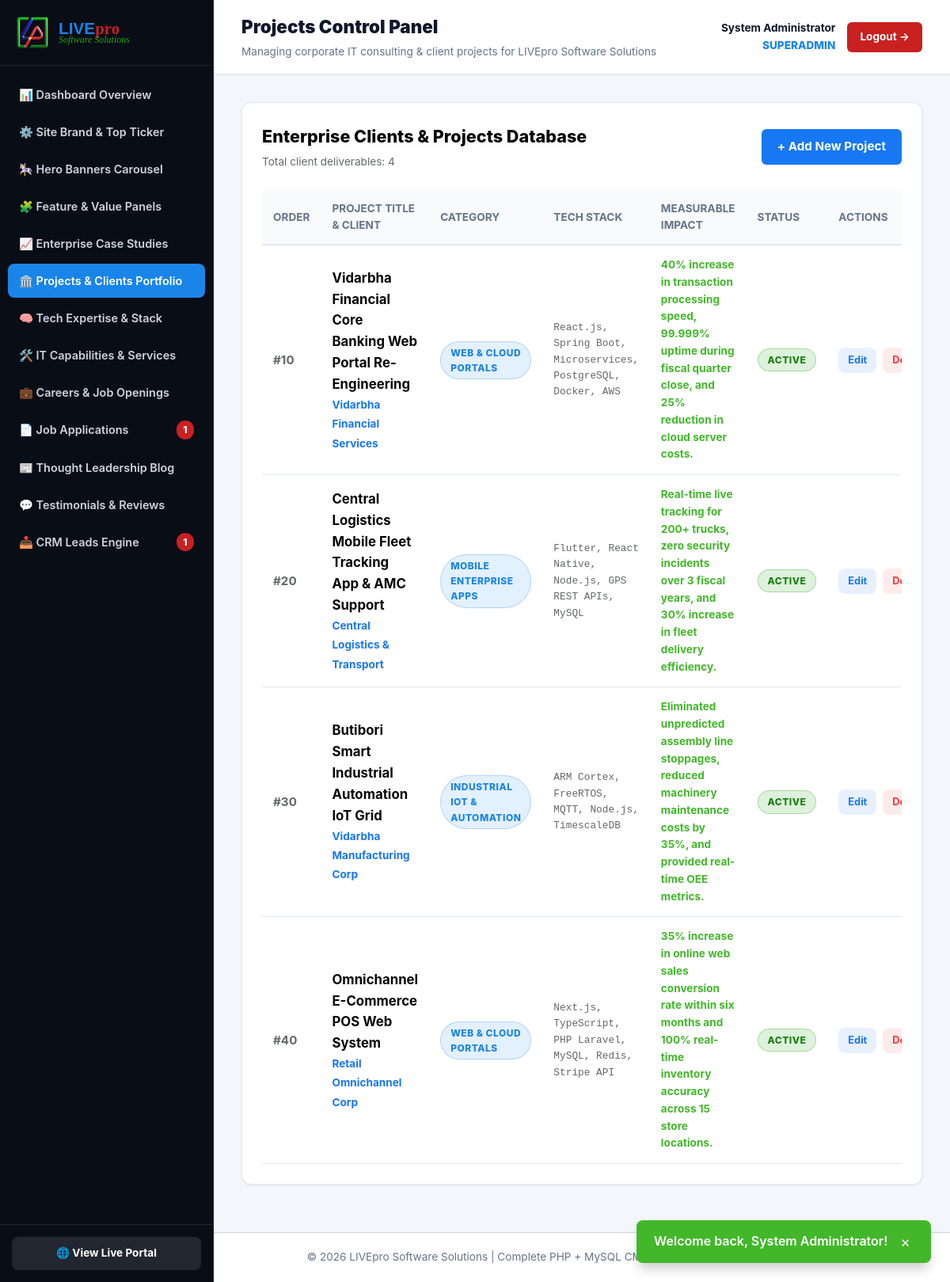
The app's page /admin/projects.php (signed in) with its own data.
### tables this page shows
CREATE TABLE `projects_portfolio` (
  `id` INT(11) UNSIGNED NOT NULL AUTO_INCREMENT,
  `title` VARCHAR(200) NOT NULL,
  `client_name` VARCHAR(150) NOT NULL,
  `category` VARCHAR(100) NOT NULL DEFAULT 'Web & Cloud Portals',
  `industry` VARCHAR(100) NOT NULL,
  `tech_stack` VARCHAR(200) NOT NULL,
  `challenge` TEXT NOT NULL,
  `solution` TEXT NOT NULL,
  `results` TEXT NOT NULL,
  `featured` TINYINT(1) DEFAULT 1,
  `status` ENUM('active', 'draft') DEFAULT 'active',
  `display_order` INT(11) DEFAULT 0,
  `created_at` TIMESTAMP DEFAULT CURRENT_TIMESTAMP,
  PRIMARY KEY (`id`)
);

### admin/projects.php (the view, shortened to what this page needs)
<?php
require_once __DIR__ . '/../includes/functions.php';
$action = $_GET['action'] ?? 'list';
$id = intval($_GET['id'] ?? 0);
require_once __DIR__ . '/includes/header.php';
if ($action === 'new' || $action === 'edit'):
    $prj = ['title' => '', 'client_name' => 'Vidarbha Financial Services', 'category' => 'Enterprise IT', 'industry' => 'Banking & Finance', 'tech_stack' => 'Spring Boot, Microservices, React, Docker, AWS', 'challenge' => '', 'solution' => '', 'results' => '', 'featured' => 1, 'status' => 'active', 'display_order' => 10];
    if ($action === 'edit' && $id > 0) {
        $prj = get_project_by_id($id);
        if (!$prj) {
            flash_message("Project not found.", "error");
            header("Location: projects.php");
            exit;
        }
    }
?>
    <div class="admin-card" style="max-width: 850px; margin: 0 auto;">
      <div style="display: flex; justify-content: space-between; align-items: center; margin-bottom: 25px; border-bottom: 1px solid #dddfe2; padding-bottom: 15px;">
        <h3 style="font-size: 1.4rem; font-weight: 800; margin: 0; color: #050505;">
          <?= $action === 'edit' ? '✏️ Edit Project Showcase' : '➕ Add Client Project Showcase'; ?>
        </h3>
        <a href="projects.php" class="btn" style="background: #f0f2f5; color: #65676b; text-decoration: none; font-size: 0.85rem;">&larr; Back to Portfolio</a>
      </div>
      <form method="POST" action="projects.php?<?= $action === 'edit' ? "action=edit&id={$id}" : "action=new"; ?>">
        <div style="margin-bottom: 20px;">
          <label style="display: block; font-size: 0.85rem; font-weight: 700; margin-bottom: 6px; color: #050505;">Project Headline Title *</label>
          <input type="text" name="title" value="<?= htmlspecialchars($prj['title']); ?>" placeholder="e.g. Vidarbha Financial Core Banking API Re-Engineering" required style="width: 100%; padding: 12px 14px; border: 1px solid #dddfe2; border-radius: 6px; font-size: 0.95rem; font-weight: 700;">
        </div>
        <div style="display: grid; grid-template-columns: repeat(3, 1fr); gap: 15px; margin-bottom: 20px;">
          <div>
            <label style="display: block; font-size: 0.85rem; font-weight: 700; margin-bottom: 6px; color: #050505;">Client Name *</label>
            <input type="text" name="client_name" value="<?= htmlspecialchars($prj['client_name']); ?>" placeholder="e.g. Vidarbha Financial Services" required style="width: 100%; padding: 12px 14px; border: 1px solid #dddfe2; border-radius: 6px; font-size: 0.95rem;">
          </div>
          <div>
            <label style="display: block; font-size: 0.85rem; font-weight: 700; margin-bottom: 6px; color: #050505;">Category Tab *</label>
            <select name="category" style="width: 100%; padding: 12px 14px; border: 1px solid #dddfe2; border-radius: 6px; font-size: 0.95rem; background: white;">
              <option value="Enterprise IT" <?= $prj['category'] === 'Enterprise IT' ? 'selected' : ''; ?>>Enterprise IT</option>
              <option value="Industrial IoT" <?= $prj['category'] === 'Industrial IoT' ? 'selected' : ''; ?>>Industrial IoT</option>
              <option value="Cloud & AMC" <?= $prj['category'] === 'Cloud & AMC' ? 'selected' : ''; ?>>Cloud &amp; AMC</option>
              <option value="Campus Incubator" <?= $prj['category'] === 'Campus Incubator' ? 'selected' : ''; ?>>Campus Incubator</option>
            </select>
          </div>
          <div>
            <label style="display: block; font-size: 0.85rem; font-weight: 700; margin-bottom: 6px; color: #050505;">Industry Domain *</label>
            <input type="text" name="industry" value="<?= htmlspecialchars($prj['industry']); ?>" placeholder="e.g. Banking & Finance" required style="width: 100%; padding: 12px 14px; border: 1px solid #dddfe2; border-radius: 6px; font-size: 0.95rem;">
          </div>
        </div>
        <div style="margin-bottom: 20px;">
          <label style="display: block; font-size: 0.85rem; font-weight: 700; margin-bottom: 6px; color: #050505;">Tech Stack Tags (Comma separated) *</label>
          <input type="text" name="tech_stack" value="<?= htmlspecialchars($prj['tech_stack']); ?>" placeholder="e.g. Spring Boot, Microservices, PostgreSQL, Docker, AWS" required style="width: 100%; padding: 12px 14px; border: 1px solid #dddfe2; border-radius: 6px; font-size: 0.95rem; font-family: monospace;">
        </div>
        <div style="margin-bottom: 20px;">
          <label style="display: block; font-size: 0.85rem; font-weight: 700; margin-bottom: 6px; color: #050505;">The Challenge / Client Problem *</label>
          <textarea name="challenge" rows="3" required style="width: 100%; padding: 12px 14px; border: 1px solid #dddfe2; border-radius: 6px; font-size: 0.95rem;"><?= htmlspecialchars($prj['challenge']); ?></textarea>
        </div>
        <div style="margin-bottom: 20px;">
          <label style="display: block; font-size: 0.85rem; font-weight: 700; margin-bottom: 6px; color: #050505;">Our Engineering Solution *</label>
          <textarea name="solution" rows="4" required style="width: 100%; padding: 12px 14px; border: 1px solid #dddfe2; border-radius: 6px; font-size: 0.95rem;"><?= htmlspecialchars($prj['solution']); ?></textarea>
        </div>
        <div style="margin-bottom: 25px;">
          <label style="display: block; font-size: 0.85rem; font-weight: 700; margin-bottom: 6px; color: #050505;">Measurable Enterprise Impact / Results *</label>
          <textarea name="results" rows="3" required style="width: 100%; padding: 12px 14px; border: 1px solid #dddfe2; border-radius: 6px; font-size: 0.95rem; font-weight: 700; color: #42b72a;"><?= htmlspecialchars($prj['results']); ?></textarea>
        </div>
        <div style="display: grid; grid-template-columns: repeat(3, 1fr); gap: 20px; margin-bottom: 30px; align-items: center;">
          <div>
            <label style="display: block; font-size: 0.85rem; font-weight: 700; margin-bottom: 6px; color: #050505;">Status</label>
            <select name="status" style="width: 100%; padding: 12px 14px; border: 1px solid #dddfe2; border-radius: 6px; font-size: 0.95rem; background: white;">
              <option value="active" <?= $prj['status'] === 'active' ? 'selected' : ''; ?>>Active (Published)</option>
              <option value="draft" <?= $prj['status'] === 'draft' ? 'selected' : ''; ?>>Draft (Hidden)</option>
            </select>
          </div>
          <div>
            <label style="display: block; font-size: 0.85rem; font-weight: 700; margin-bottom: 6px; color: #050505;">Display Order</label>
            <input type="number" name="display_order" value="<?= intval($prj['display_order']); ?>" style="width: 100%; padding: 12px 14px; border: 1px solid #dddfe2; border-radius: 6px; font-size: 0.95rem;">
          </div>
          <div style="padding-top: 15px;">
            <label style="display: flex; align-items: center; gap: 8px; font-weight: 700; color: #050505; cursor: pointer;">
              <input type="checkbox" name="featured" value="1" <?= $prj['featured'] == 1 ? 'checked' : ''; ?> style="width: 18px; height: 18px;">
              Featured Showcase Project
            </label>
          </div>
        </div>
        <div style="display: flex; justify-content: flex-end; gap: 15px;">
          <a href="projects.php" class="btn" style="background: #f0f2f5; color: #65676b; text-decoration: none;">Cancel</a>
          <button type="submit" class="btn" style="background: #1877f2; color: white; padding: 12px 30px; border: none; border-radius: 6px; font-weight: 700; cursor: pointer;">
            💾 Save Project Showcase
          </button>
        </div>
      </form>
    </div>
<?php else:
    $projects = get_projects('all');
?>
    <div class="admin-card">
      <div style="display: flex; justify-content: space-between; align-items: center; margin-bottom: 25px;">
        <div>
          <h3 style="font-size: 1.35rem; font-weight: 800; margin: 0; color: #050505;">Enterprise Clients &amp; Projects Database</h3>
          <p style="color: #65676b; font-size: 0.85rem; margin: 4px 0 0 0;">Total client deliverables: <?= count($projects); ?></p>
        </div>
        <a href="projects.php?action=new" class="btn" style="background: #1877f2; color: white; text-decoration: none; padding: 10px 20px; border-radius: 6px; font-weight: 700;">+ Add New Project</a>
      </div>
      <div style="overflow-x: auto;">
        <table class="admin-table">
          <thead>
            <tr>
              <th>Order</th>
              <th>Project Title &amp; Client</th>
              <th>Category</th>
              <th>Tech Stack</th>
              <th>Measurable Impact</th>
              <th>Status</th>
              <th>Actions</th>
            </tr>
          </thead>
          <tbody>
            <?php if (empty($projects)): ?>
              <tr><td colspan="7" style="text-align: center; padding: 30px; color: #65676b;">No project showcases found. Click Add New Project above.</td></tr>
            <?php else: ?>
              <?php foreach ($projects as $prj): ?>
                <tr>
                  <td style="color: #65676b; font-weight: 700;">#<?= intval($prj['display_order']); ?></td>
                  <td>
                    <strong style="color: #050505; font-size: 1.05rem;"><?= htmlspecialchars($prj['title']); ?></strong><br>
                    <span style="font-size: 0.85rem; color: #1877f2; font-weight: 700;"><?= htmlspecialchars($prj['client_name']); ?></span>
                  </td>
                  <td><span class="badge badge-primary"><?= htmlspecialchars($prj['category']); ?></span></td>
                  <td style="max-width: 200px; font-size: 0.8rem; color: #65676b; font-family: monospace;"><?= htmlspecialchars($prj['tech_stack']); ?></td>
                  <td style="max-width: 220px; font-size: 0.85rem; font-weight: 700; color: #42b72a;"><?= htmlspecialchars($prj['results']); ?></td>
                  <td>
                    <span class="badge <?= $prj['status'] === 'active' ? 'badge-accent' : 'badge-warning'; ?>">
                      <?= strtoupper(htmlspecialchars($prj['status'])); ?>
                    </span>
                  </td>
                  <td>
                    <div style="display: flex; gap: 8px;">
                      <a href="projects.php?action=edit&id=<?= $prj['id']; ?>" class="btn" style="background: #e8f0fe; color: #1877f2; padding: 6px 12px; font-size: 0.8rem; text-decoration: none;">Edit</a>
                      <a href="projects.php?action=delete&id=<?= $prj['id']; ?>" onclick="return confirm('Delete this project permanently?')" class="btn" style="background: #ffebe9; color: #fa383e; padding: 6px 12px; font-size: 0.8rem; text-decoration: none;">Delete</a>
                    </div>
                  </td>
                </tr>
              <?php endforeach; ?>
            <?php endif; ?>
          </tbody>
        </table>
      </div>
    </div>
<?php endif; ?>
<?php require_once __DIR__ . '/includes/footer.php'; ?>

### assets/css/style.css (style rules this page uses)
:root { --primary: #1a85e8; --primary-hover: #1060b0; --accent: #22a316; --accent-hover: #198010; --danger: #c92020; --danger-hover: #9e1717; --warning: #f2c10d; --bg-main: #090d16; --bg-surface: #ffffff; --bg-card: #ffffff; --bg-light: #f3f6fa; --text-main: #0f172a; --text-muted: #64748b; --text-light: #ffffff; --text-light-muted: #cbd5e1; --border-color: #e2e8f0; --border: #e2e8f0; --border-dark: #334155; --shadow-sm: 0 1px 3px rgba(0, 0, 0, 0.08); --shadow-md: 0 4px 6px -1px rgba(26, 133, 232, 0.1), 0 2px 4px -1px rgba(0, 0, 0, 0.06); --shadow-lg: 0 12px 28px 0 rgba(15, 23, 42, 0.15), 0 2px 4px 0 rgba(0, 0, 0, 0.08); --shadow-xl: 0 20px 40px rgba(15, 23, 42, 0.25); --radius: 12px; --radius-sm: 8px; --transition: all 0.25s cubic-bezier(0.4, 0, 0.2, 1); }
* { box-sizing: border-box; margin: 0; padding: 0; }
body { font-family: -apple-system, BlinkMacSystemFont, "Segoe UI", Roboto, Helvetica, Arial, sans-serif; color: var(--text-main); background-color: var(--bg-light); line-height: 1.6; overflow-x: hidden; }
a { color: inherit; text-decoration: none; cursor: pointer; }
.btn { display: inline-flex; align-items: center; justify-content: center; gap: 8px; padding: 12px 24px; border-radius: var(--radius-sm); font-weight: 700; cursor: pointer; border: none; transition: var(--transition); font-size: 0.95rem; text-decoration: none; }
.badge { display: inline-block; padding: 4px 12px; border-radius: 9999px; font-size: 0.75rem; font-weight: 800; text-transform: uppercase; letter-spacing: 0.5px; }
.badge-primary { background-color: rgba(26, 133, 232, 0.12); color: var(--primary); border: 1px solid rgba(26, 133, 232, 0.25); }
.badge-accent { background-color: rgba(34, 163, 22, 0.15); color: #198010; border: 1px solid rgba(34, 163, 22, 0.3); }
body.admin-body, body:has(.admin-sidebar) { display: flex !important; flex-direction: row !important; min-height: 100vh; margin: 0; padding: 0; background: #f3f6fa; }
.admin-card { background: #ffffff; border: 1px solid var(--border-color); border-radius: 12px; padding: 25px; margin-bottom: 25px; box-shadow: 0 1px 3px rgba(0, 0, 0, 0.08); }
.admin-table { width: 100%; border-collapse: collapse; text-align: left; }
.admin-table th { padding: 12px 14px; background: #f8fafc; font-weight: 700; font-size: 0.85rem; color: #64748b; text-transform: uppercase; border-bottom: 2px solid var(--border-color); }
.admin-table td { padding: 14px; border-bottom: 1px solid var(--border-color); font-size: 0.95rem; vertical-align: middle; }

### records on screen
projects_portfolio: display_order "10", title "Vidarbha Financial Core Banking Web Portal Re-Engineering", client_name "Vidarbha Financial Services", category "WEB & CLOUD PORTALS", tech_stack "React.js, Spring Boot, Microservices, PostgreSQL, Docker, AWS", results "40% increase in transaction processing speed, 99.999% uptime during fiscal quarter close, and 25% reduction in cloud server costs.", status "ACTIVE"
projects_portfolio: display_order "20", title "Central Logistics Mobile Fleet Tracking App & AMC Support", client_name "Central Logistics & Transport", category "MOBILE ENTERPRISE APPS", tech_stack "Flutter, React Native, Node.js, GPS REST APIs, MySQL", results "Real-time live tracking for 200+ trucks, zero security incidents over 3 fiscal years, and 30% increase in fleet delivery efficiency.", status "ACTIVE"
projects_portfolio: display_order "30", title "Butibori Smart Industrial Automation IoT Grid", client_name "Vidarbha Manufacturing Corp", category "INDUSTRIAL IOT & AUTOMATION", tech_stack "ARM Cortex, FreeRTOS, MQTT, Node.js, TimescaleDB", results "Eliminated unpredicted assembly line stoppages, reduced machinery maintenance costs by 35%, and provided real-time OEE metrics.", status "ACTIVE"
projects_portfolio: display_order "40", title "Omnichannel E-Commerce POS Web System", client_name "Retail Omnichannel Corp", category "WEB & CLOUD PORTALS", tech_stack "Next.js, TypeScript, PHP Laravel, MySQL, Redis, Stripe API", results "35% increase in online web sales conversion rate within six months and 100% real-time inventory accuracy across 15 store locations.", status "ACTIVE"

### other values on screen
$flash['msg'] "Welcome back, System Administrator!"
$unread_apps "1"
$unread_inq "1"
$admin_page "Projects"
$settings['company_name'] "LIVEpro Software Solutions"
$_SESSION['admin_full_name'] "System Administrator"
$_SESSION['admin_role'] "SUPERADMIN"
count($projects) "4"
